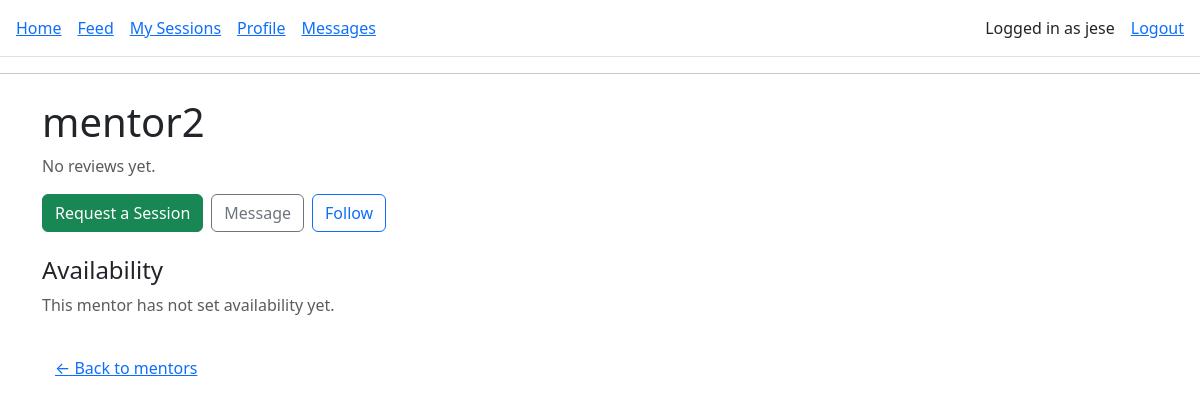
Page /mentors/4/ (signed in) on the earlier database version.
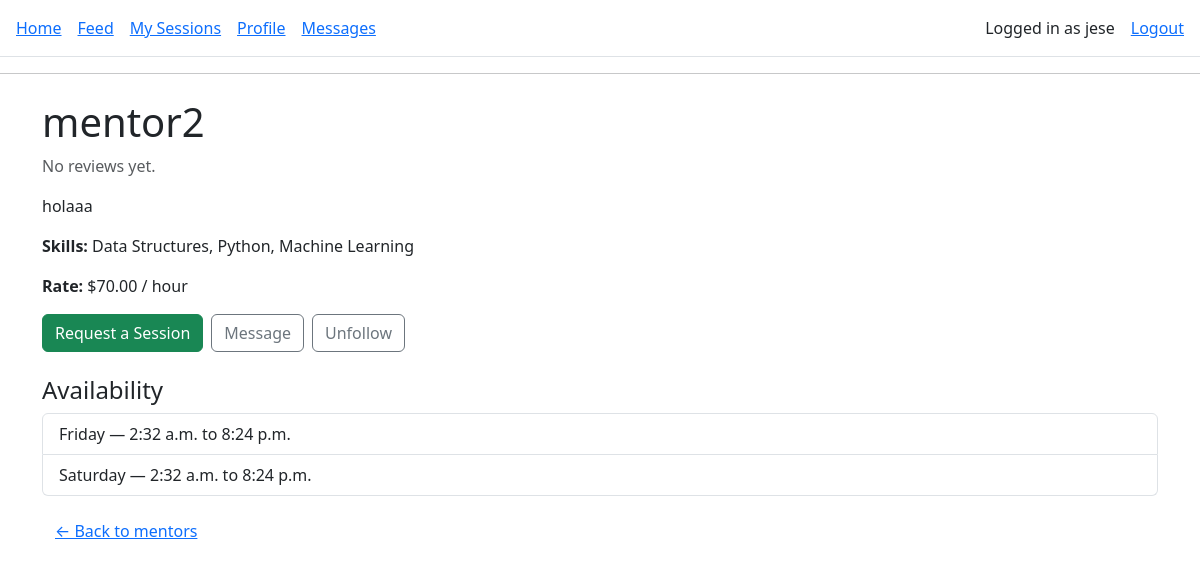
Same page on the later database version.
### core/models.py (models this page shows, shortened)
class Profile(models.Model):
    ROLE_CHOICES = [
        ("MENTOR", "Mentor"),
        ("MENTEE", "Mentee"),
    ]
    user = models.OneToOneField(
        settings.AUTH_USER_MODEL,
        on_delete=models.CASCADE,
        related_name="profile",
    )
    role = models.CharField(max_length=10, choices=ROLE_CHOICES)
    public_id = models.CharField(
        max_length=10,
        unique=True,
        editable=False,
        blank=True,
        null=True,
    )
    bio = models.TextField(blank=True)
    skills = models.CharField(
        max_length=255,
        blank=True,
        help_text="Comma-separated skills, e.g. Python, Data Science, Resume Review",
    )
    hourly_rate = models.DecimalField(
        max_digits=6,
        decimal_places=2,
        null=True,
        blank=True,
        help_text="Only for mentors",
    )
    photo = models.ImageField(
        upload_to="profiles/",
        blank=True,
        null=True,
    )

class Availability(models.Model):
    DAY_OF_WEEK_CHOICES = [
        ("MONDAY", "Monday"),
        ("TUESDAY", "Tuesday"),
        ("WEDNESDAY", "Wednesday"),
        ("THURSDAY", "Thursday"),
        ("FRIDAY", "Friday"),
        ("SATURDAY", "Saturday"),
        ("SUNDAY", "Sunday"),
    ]
    mentor = models.ForeignKey(
        Profile,
        related_name="availabilities",
        on_delete=models.CASCADE,
    )
    day_of_week = models.CharField(
        max_length=10,
        choices=DAY_OF_WEEK_CHOICES,
    )
    start_time = models.TimeField()
    end_time = models.TimeField()

### core/views.py (the view)
# urls.py: path("mentors/<int:mentor_id>/", views.mentor_detail, name="mentor_detail"),
@login_required
def mentor_detail(request, mentor_id):
    mentor = get_object_or_404(Profile, id=mentor_id, role="MENTOR")
    reviews = Review.objects.filter(session__mentor=mentor)
    avg_rating = reviews.aggregate(avg=Avg("rating"))["avg"]
    availabilities = (
        Availability.objects
        .filter(mentor=mentor)
        .order_by("day_of_week", "start_time")
    )
    is_following = False
    if request.user.is_authenticated and hasattr(request.user, "profile"):
        me = request.user.profile
        if me.role == "MENTEE":
            is_following = Follow.objects.filter(
                follower=me,
                mentor=mentor,
            ).exists()
    return render(
        request,
        "core/mentor_detail.html",
        {
            "mentor": mentor,
            "avg_rating": avg_rating,
            "reviews": reviews,
            "availabilities": availabilities,
            "is_following": is_following,
        },
    )

### templates/core/mentor_detail.html (shortened to what this page needs)
{% extends "base.html" %}
{% block content %}
<div class="container mt-4">
    <h1>{{ mentor.user.username }}</h1>
    {% if avg_rating %}
        <p class="mt-2">
            ⭐ <strong>{{ avg_rating|floatformat:1 }}</strong> / 5
        </p>
    {% else %}
        <p class="mt-2 text-muted">No reviews yet.</p>
    {% endif %}
    {% if mentor.bio %}
        <p class="mt-2">{{ mentor.bio }}</p>
    {% endif %}
    {% if mentor.skills %}
        <p><strong>Skills:</strong> {{ mentor.skills }}</p>
    {% endif %}
    {% if mentor.hourly_rate %}
        <p><strong>Rate:</strong> ${{ mentor.hourly_rate }} / hour</p>
    {% endif %}
    {% if user.is_authenticated and user.profile.role == "MENTEE" %}
        <div class="mt-3 d-flex gap-2 flex-wrap">
            <a href="{% url 'request_session' mentor.id %}"
               class="btn btn-success">
                Request a Session
            </a>
            <a href="{% url 'conversation' mentor.id %}"
               class="btn btn-outline-secondary">
                Message
            </a>
            <form method="post"
                  action="{% url 'toggle_follow' mentor.id %}">
                {% if is_following %}
                    <button type="submit" class="btn btn-outline-secondary">
                        Unfollow
                    </button>
                {% else %}
                    <button type="submit" class="btn btn-outline-primary">
                        Follow
                    </button>
                {% endif %}
            </form>
        </div>
    {% endif %}
    <h4 class="mt-4">Availability</h4>
    {% if availabilities %}
        <ul class="list-group">
            {% for a in availabilities %}
                <li class="list-group-item">
                    {{ a.get_day_of_week_display }} —
                    {{ a.start_time|time:"g:i a" }} to {{ a.end_time|time:"g:i a" }}
                </li>
            {% endfor %}
        </ul>
    {% else %}
        <p class="text-muted mt-2">
            This mentor has not set availability yet.
        </p>
    {% endif %}
    <a href="{% url 'mentor_list' %}" class="btn btn-link mt-3">
        ← Back to mentors
    </a>
</div>
{% endblock %}

Differences in the rows shown:
changed Profile "mentor2": bio (not shown) → "holaaa"; skills (not shown) → "Data Structures, Python, Machine Learning"; hourly_rate (not shown) → "70.00"
added Availability: day_of_week "Friday", start_time "2:32 a.m.", end_time "8:24 p.m."
added Availability: day_of_week "Saturday", start_time "2:32 a.m.", end_time "8:24 p.m."
Other differences:
text no longer shown: "Follow This mentor has not set availability yet."
text now shown: "Skills: Rate: $ / hour Unfollow"
